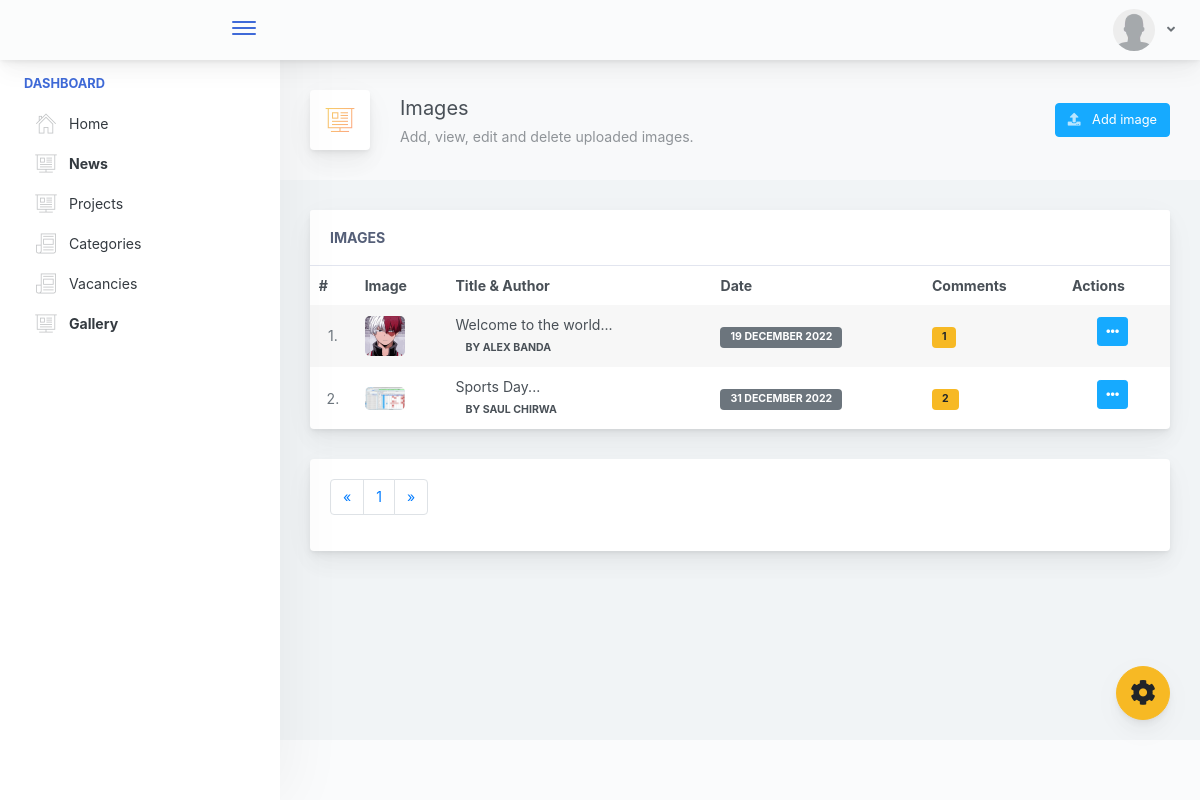
The page /gallery.php (signed in) on the database its author committed.
### tables this page shows
CREATE TABLE `blog` (
  `blog_id` int(50) NOT NULL,
  `cat_id` int(24) NOT NULL,
  `first_name` varchar(70) NOT NULL,
  `last_name` varchar(70) NOT NULL,
  `image` varchar(200) NOT NULL,
  `blog_title` varchar(200) NOT NULL,
  `blog_content` text NOT NULL,
  `date` date NOT NULL
);

### gallery.php (the view, shortened to what this page needs)
<?php
include('connection.php');
?>
<!doctype html>
<html lang="en">
<head>
    <link href="./main.css" rel="stylesheet">
</head>
<body>
    <div class="app-container app-theme-white body-tabs-shadow fixed-sidebar fixed-header">
        <div class="app-header header-shadow">
            <div class="app-header__logo">
                <div class="header__pane ml-auto">
                    <div>
                        <button type="button" class="hamburger close-sidebar-btn hamburger--elastic" data-class="closed-sidebar">
                            <span class="hamburger-box">
                                <span class="hamburger-inner"></span>
                            </span>
                        </button>
                    </div>
                </div>
            </div>
            <div class="app-header__content">
                <div class="app-header-right">
                    <div class="header-btn-lg pr-0">
                        <div class="widget-content p-0">
                            <div class="widget-content-wrapper">
                                <div class="widget-content-left">
                                    <div class="btn-group">
                                        <a data-toggle="dropdown" aria-haspopup="true" aria-expanded="false" class="p-0 btn">
                                            <img width="42" class="rounded-circle" src="assets/images/avatars/user.png" alt="">
                                            <i class="fa fa-angle-down ml-2 opacity-8"></i>
                                        </a>
                                    </div>
                                </div>
                            </div>
                        </div>
                    </div>
                </div>
            </div>
        </div>
        <div class="ui-theme-settings">
            <button type="button" id="TooltipDemo" class="btn-open-options btn btn-warning">
                <i class="fa fa-cog fa-w-16 fa-spin fa-2x"></i>
            </button>
        </div>
        <div class="app-main">
            <div class="app-sidebar sidebar-shadow">
                <div class="scrollbar-sidebar">
                    <div class="app-sidebar__inner">
                        <ul class="vertical-nav-menu">
                            <li class="app-sidebar__heading">Dashboard</li>
                            <li>
                                <a href="home.php">
                                    <i class="metismenu-icon pe-7s-home"></i>
                                    Home
                                </a>
                            </li>
                            <li class="mm-active">
                                <a href="blog.php">
                                    <i class="metismenu-icon pe-7s-display2"></i>
                                    News
                                </a>
                            </li>
                             <li>
                                <a href="projects.php">
                                    <i class="metismenu-icon pe-7s-display2"></i>
                                    Projects
                                </a>
                            </li>
                            <li>
                                <a href="categories.php">
                                    <i class="metismenu-icon pe-7s-news-paper"></i>
                                    Categories
                                </a>
                            </li>
                            <li>
                                <a href="vacancy.php">
                                    <i class="metismenu-icon pe-7s-news-paper"></i>
                                    Vacancies
                                </a>
                            </li>
                          <li class="mm-active">
                                <a href="gallery.php">
                                    <i class="metismenu-icon pe-7s-display2"></i>
                                    Gallery
                                </a>
                            </li>
                        </ul>
                    </div>
                </div>
            </div>
            <div class="app-main__outer">
                <div class="app-main__inner">
                    <div class="app-page-title">
                        <div class="page-title-wrapper">
                            <div class="page-title-heading">
                                <div class="page-title-icon">
                                    <i class="pe-7s-display2 icon-gradient bg-sunny-morning">
                                    </i>
                                </div>
                                <div>Images
                                    <div class="page-title-subheading">Add, view, edit and delete uploaded images.
                                    </div>
                                </div>
                            </div>
                            <div class="page-title-actions">
                                <a href="upload.php" class="btn-shadow btn btn-info">
                                    <span class="btn-icon-wrapper pr-2 opacity-7">
                                        <i class="fa fa-upload fa-w-20"></i>
                                    </span>
                                    Add image
                                </a>
                            </div>
                        </div>
                    </div>
                    <div class="row">
                        <div class="col-md-12">
                            <div class="main-card mb-3 card">
                                <div class="card-header">Images
                                </div>
                                <div class="table-responsive">
                                    <table class="align-middle mb-0 table table-borderless table-striped table-hover">
                                        <thead>
                                            <tr>
                                                <th>#</th>
                                                <th>Image</th>
                                                <th> Title & Author</th>
                                                <th>Date</th>
                                                <th>Comments</th>
                                                <th>Actions</th>
                                            </tr>
                                        </thead>
                                        <tbody>
                                            <?php
                                            @$page = $_GET["page"];
                                            if ($page == "" || $page == "1") {
                                                $page1 = 0;
                                            } else {
                                                $page1 = ($page * 5) - 5;
                                            }
                                            $query = "SELECT * FROM blog ORDER BY blog_id desc limit $page1,5";
                                            $run = mysqli_query($conn, $query);
                                            $index = 1;
                                            while ($row = mysqli_fetch_array($run)) {
                                                $bid = $row['blog_id'];
                                                $countall = mysqli_query($conn,"SELECT * FROM comments WHERE blog_id = '$bid'");
                                                $rescountall = mysqli_num_rows($countall);
                                            ?>
                                                <tr>
                                                    <td class="text-center text-muted"><?php echo $index; ?>.</td>
                                                    <td>
                                                    <img width="40" style="border-radius:5px;" src="images/<?php echo $row['image'] ?>" alt="">
                                                    </td>
                                                    <td><?php echo substr($row['blog_title'], 0, 20); ?>...<br><span class="badge">By <?php echo $row['first_name'] . " " . $row['last_name']; ?></span> </td>
                                                    <td><span class="badge badge-secondary"><?php echo date('d F Y',strtotime($row['date'])); ?></span></td>
                                                    <td>
                                                        <div class="badge badge-warning"><?php echo $rescountall; ?></div>
                                                    </td>
                                                    <td class = "text-center">
                                                        <div class="dropdown d-inline-block">
                                                            <button type="button" aria-haspopup="true" aria-expanded="false" data-toggle="dropdown" class="mb-2 mr-2 btn btn-sm btn-info"><span class="fas fa-ellipsis-h"></span></button>
                                                        </div>
                                                    </td>
                                                </tr>
                                            <?php
                                                $index++;
                                            } ?>
                                        </tbody>
                                    </table>
                                </div>
                            </div>
                            <div class="main-card mb-3 card">
                                <div class="card-body">
                                    <nav class="" aria-label="Page navigation example">
                                        <?php
                                        $resl = mysqli_query($conn, "SELECT * FROM blog");
                                        $cout = mysqli_num_rows($resl);
                                        $a = $cout / 5;
                                        $a = ceil($a);
                                        ?>
                                        <ul class="pagination">
                                            <li class="page-item"><a href="javascript:void(0);" class="page-link" aria-label="Previous"><span aria-hidden="true">«</span><span class="sr-only">Previous</span></a></li>
                                            <?php for ($b = 1; $b <= $a; $b++) {  ?>
                                                <li class="page-item"><a href="blog.php?page=<?php echo $b; ?>" class="page-link"><?php echo $b . " "; ?></a></li>
                                            <?php } ?>
                                            <li class="page-item"><a href="javascript:void(0);" class="page-link" aria-label="Next"><span aria-hidden="true">»</span><span class="sr-only">Next</span></a></li>
                                        </ul>
                                    </nav>
                                </div>
                            </div>
                        </div>
                    </div>
                </div>
                <div class="app-wrapper-footer">
                    <div class="app-footer">
                        <div class="app-footer__inner">
                        </div>
                    </div>
                </div>
            </div>
        </div>
    </div>
</body>
</html>

### rows shown on the page
blog: image (picture), blog_title "Welcome to the world", first_name "ALEX", last_name "BANDA", date "19 DECEMBER 2022", rescountall "1"
blog: image (picture), blog_title "Sports Day", first_name "SAUL", last_name "CHIRWA", date "31 DECEMBER 2022", rescountall "2"
